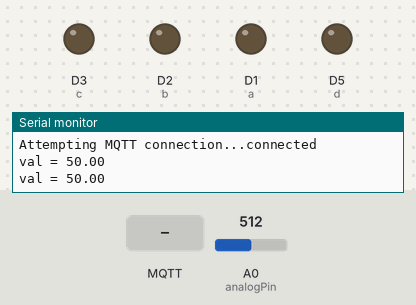
A sketch run on a simulated ESP8266 (NodeMCU). Shown: output pins drawn as LEDs (lit = HIGH), the last lines printed to the serial monitor. The test bench sets the inputs (shaded band); at power-on: A0 (analogPin) = 512. WiFi joins after 1.5 s; servers stay silent unless stated; random numbers use the default seed unless the sketch sets one; no MQTT or app messages arrive unless stated.

Above: at 2.7 s.
2.8 s: MQTT message "1" arrives on the first subscribed topic
At 3.5 s:
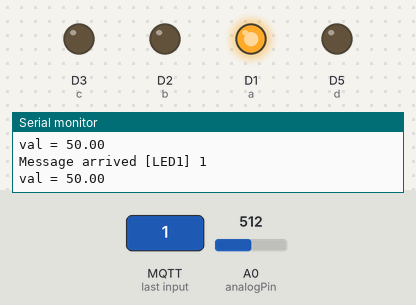
4.5 s: A0 (analogPin) set to 984
6.0 s: A0 (analogPin) set to 1016
At 7.1 s:
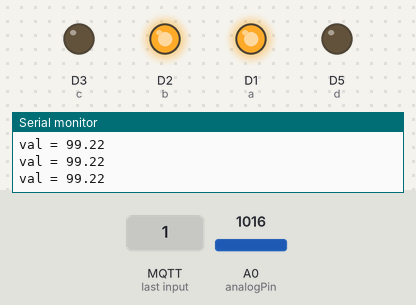
7.5 s: MQTT message "LED1" arrives on the first subscribed topic
At 8.3 s:
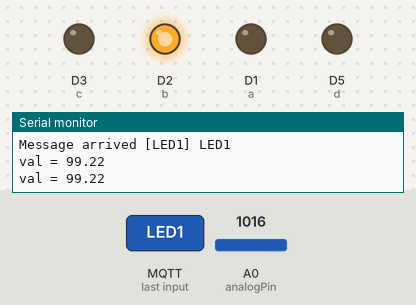
9.0 s: MQTT message "1" arrives on the second subscribed topic
At 9.5 s:
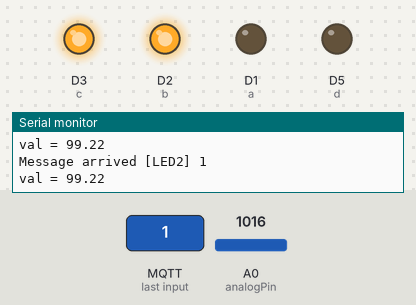
10.5 s: A0 (analogPin) set to 900
At 11.9 s:
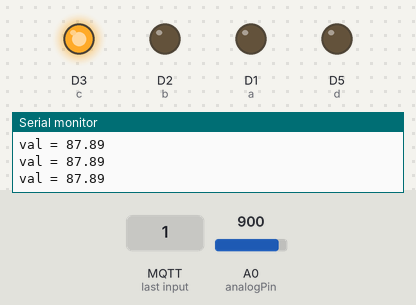
Timing chart, 0 to 13.0 s (numbered marks = the images above; inputs shaded):
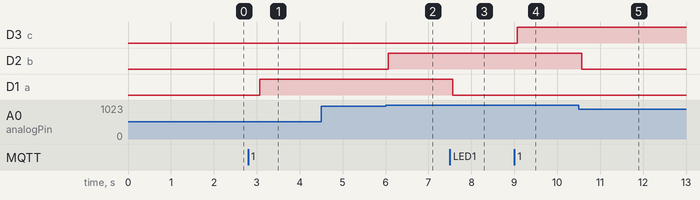

The sketch:

mqtt_esp8266_LED_D1_5_YES.ino
```cpp
#include <ESP8266WiFi.h>
#include <PubSubClient.h>
int a = D1 ;          int b = D2 ;
int c = D3 ;          int d = D5 ;
int analogPin = A0;   int val = 0;
const char* ssid = "Galaxy S10 Lite";
const char* password = "0611590710";
const char* mqtt_server = "34.87.181.148";
WiFiClient espClient;
PubSubClient client(espClient);
long lastMsg = 0;     char msg[50];     int value = 0;
void setup_wifi() {
  delay(10);
  Serial.println();
  Serial.print("Connecting to ");
  Serial.println(ssid);
  WiFi.begin(ssid, password);
  while (WiFi.status() != WL_CONNECTED) {
  delay(500);
  Serial.print(".");}
  randomSeed(micros());
  Serial.println("");
  Serial.println("WiFi connected");
  Serial.println("IP address: ");
  Serial.println(WiFi.localIP());}
void callback(char* topic, byte* payload, unsigned int length) {
  Serial.print("Message arrived [");
  Serial.print(topic);
  Serial.print("] ");
  for (int i = 0; i < length; i++) {
  Serial.print((char)payload[i]);}
  Serial.println();
if (strcmp(topic,"LED1")==0){
    if ((char)payload[0] == '1') {
      digitalWrite(a, HIGH);
    } else {
      digitalWrite(a, LOW);
    }}
    if (strcmp(topic,"LED2")==0){
    if ((char)payload[0] == '1') {
      digitalWrite(c, HIGH);
    } else {
      digitalWrite(c, LOW);
    }}
    if (strcmp(topic,"LED3")==0){
    if ((char)payload[0] == '1') {
      digitalWrite(c, HIGH);
    } else {
      digitalWrite(c, LOW);
    }}
    if (strcmp(topic,"LED4")==0){
    if ((char)payload[0] == '1') {
      digitalWrite(d, HIGH);
    } else {
      digitalWrite(d, LOW);
    }}}
void reconnect() {
  while (!client.connected()) {
    Serial.print("Attempting MQTT connection...");
    String clientId = "ESP8266Client-";
    clientId += String(random(0xffff), HEX);
    if (client.connect(clientId.c_str())) {
      Serial.println("connected");
      client.subscribe("LED1");
      client.subscribe("LED2");
      client.subscribe("LED3");
      client.subscribe("LED4");}
      else {
      Serial.print("failed, rc=");
      Serial.print(client.state());
      Serial.println(" try again in 5 seconds");
      delay(5000);
    }}}
void setup() {
  pinMode(a, OUTPUT);     pinMode(b, OUTPUT);
  pinMode(c, OUTPUT);     pinMode(d, OUTPUT);
  Serial.begin(115200);
  setup_wifi();
  client.setServer(mqtt_server, 1883);
  client.setCallback(callback); }
void loop() {
  val = analogRead(analogPin);
  float ls = val / 10.24;
  if (ls > 97.65) {
    digitalWrite(b, HIGH);
  }
  else {
    digitalWrite(b, LOW);
  }
  Serial.print("val = ");
  Serial.println(ls);
  delay(500);
  if (!client.connected()) {
    reconnect(); }
    client.loop();    }
```

Measured:
- the behaviour switches between 999 and 1000 on A0 (analogPin) (found by bisection; images 1 and 2)
- after the input at 2.8 s, D1 (a): LOW → HIGH after 0.27 s
- after the input at 6.0 s, D2 (b): LOW → HIGH after 0.07 s
- after the input at 7.5 s, D1 (a): HIGH → LOW after 0.07 s
- after the input at 9.0 s, D3 (c): LOW → HIGH after 0.07 s
- after the input at 10.5 s, D2 (b): HIGH → LOW after 0.07 s
